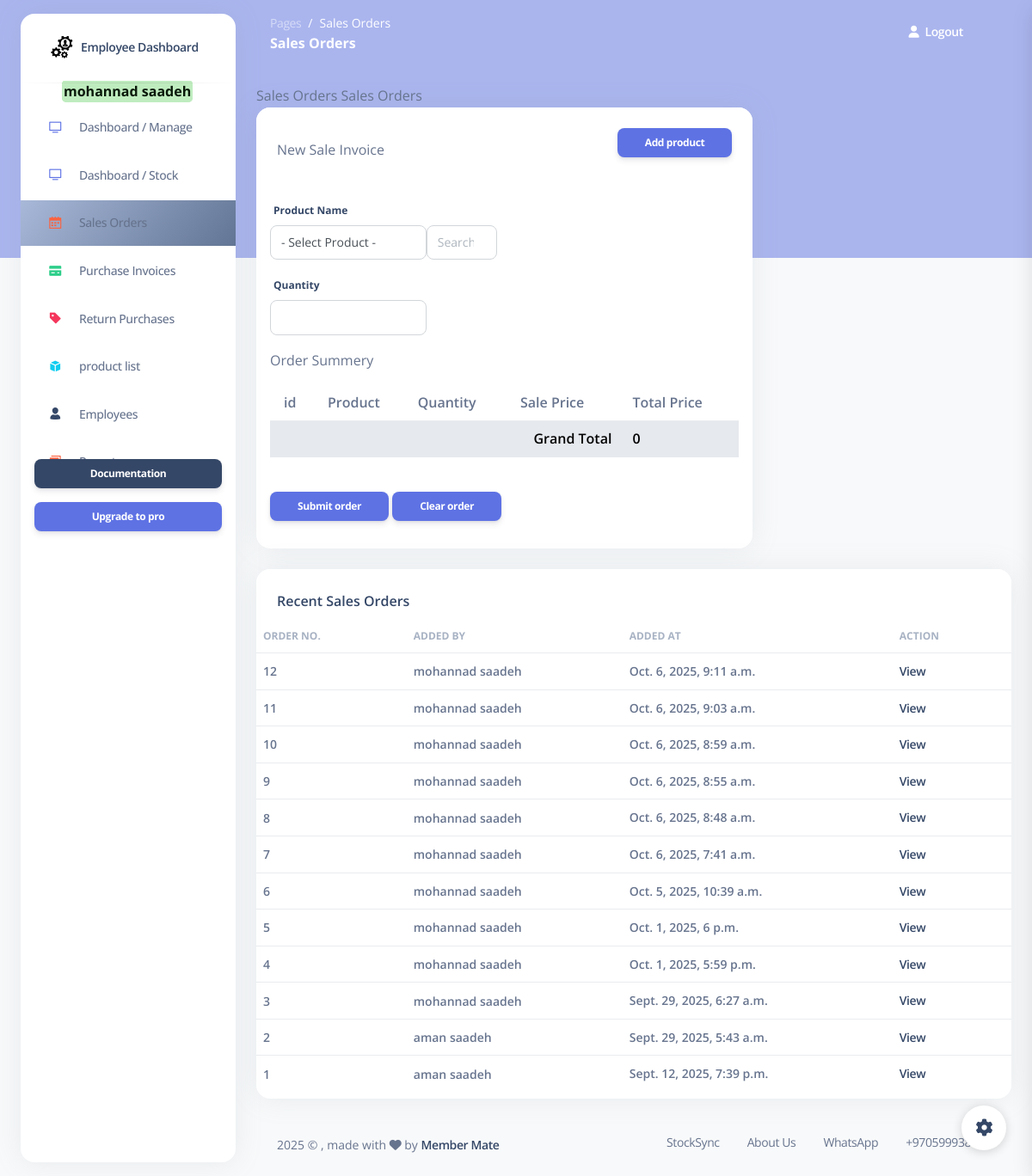
/sales (signed in), run on an earlier commit of the app's database.
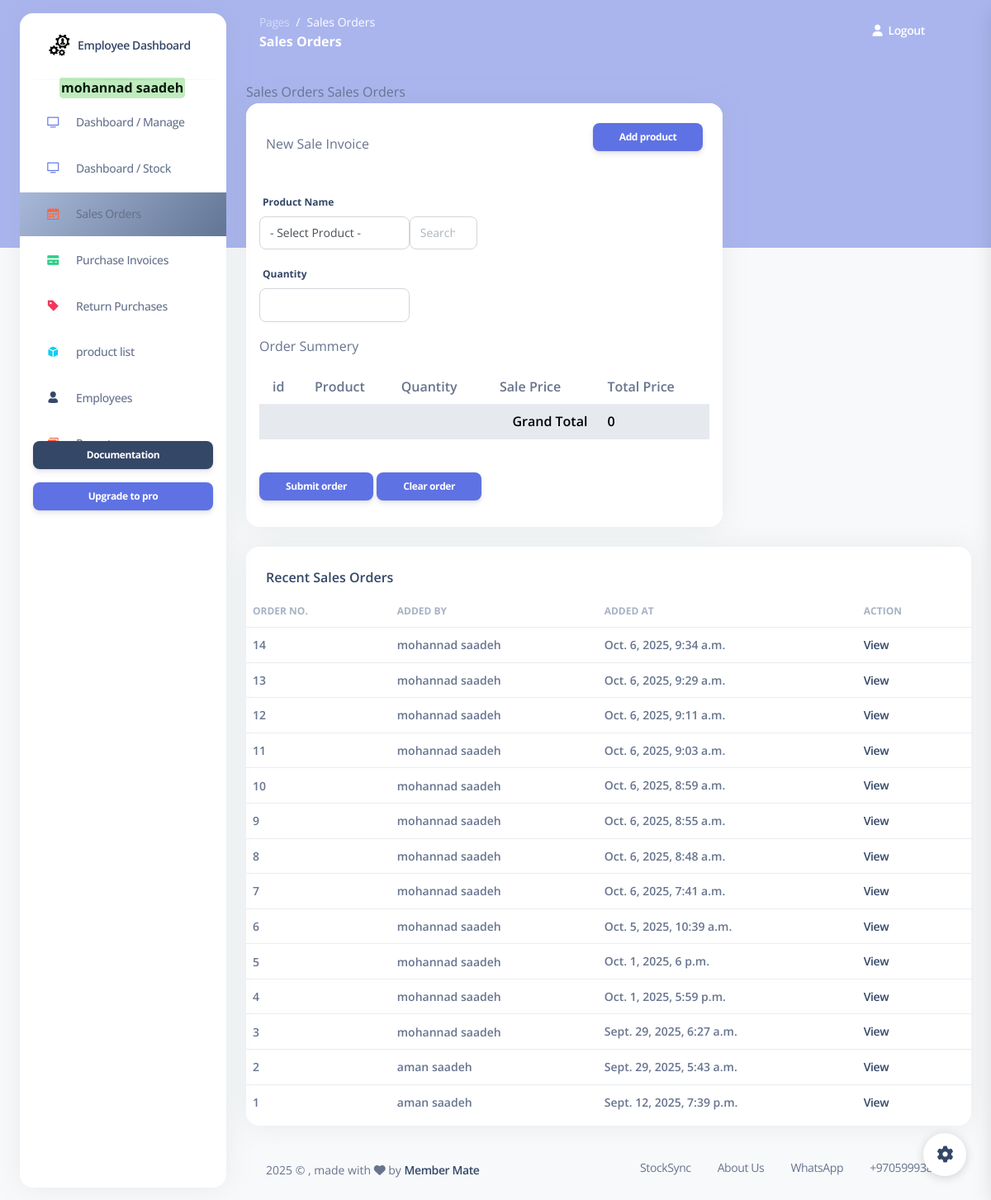
And on a later commit of the database.
### my_app/models.py (models this page shows)
class Employee(models.Model):
    first_name = models.CharField(max_length=255)
    last_name = models.CharField(max_length=255)
    email = models.EmailField(max_length=255)
    DOB = models.DateField()
    password = models.CharField(max_length=255)
    confirm_password = models.CharField(max_length=255)
    is_active = models.BooleanField(default=False)
    created_at = models.DateTimeField(auto_now_add=True)
    updated_at = models.DateTimeField(auto_now=True)
    objects = EmployeeManager()

class Sale_order(models.Model):
    employee = models.ForeignKey(Employee , related_name="sale_orders", on_delete=models.CASCADE) # RESTRICT  deleted >>  dont delete the item or ( default="Default", on_delete=models.SET_DEFAULT)
    total_amount = models.DecimalField(max_digits=10, decimal_places=2, default=0.00) #means the total amount of the order
    created_at = models.DateTimeField(auto_now_add=True)
    updated_at = models.DateTimeField(auto_now=True)
    objects = Sale_orderManager()

### my_app/views.py (the view)
# urls.py: path('sales', views.display_sales),
def display_sales(request):
    grand_total = sum(item.get('total_price', 0) for item in sale_order)
    context = {
            'sale_order': sale_order,
            'products': models.get_all_products(),
            'orders' : models.get_all_sales_orders(),
            'employee': models.get_employee_by_id(request.session['employee_id']),
            'grand_total': grand_total,
        }
    return render(request , 'sale_orders.html', context )

### my_app/models.py (called while the page is built)
def get_employee_by_id(id):
    return Employee.objects.get(id=id)

def get_all_products():
    return Product.objects.all()

def get_all_sales_orders():#--------------------------------------------Mai
    return Sale_order.objects.all().order_by('-created_at')

### my_app/templates/sale_orders.html (shortened to what this page needs)
{% extends 'layouts/base.html' %}
{% block content %}
{% block page_name %}Sales Orders{% endblock %}
{% block page_name2 %}Sales Orders{% endblock %}
<div class="row">
    <div class="col-8">
    <div class="card mb-4">
        <div class="card-header pb-0">
        <form action="/add_order_to_sale" method="post" id="add-form">
            <div class="d-flex align-items-center">
            <p class="mb-0 ">New Sale Invoice</p>
            <button class="btn btn-primary btn-sm ms-auto">Add product</button>
            </div>
        </div>
        <div class="card-body">
            <div class="row">
            <div class="col-md-6">
                <label for="example-text-input" class="form-control-label">Product Name</label>
                </div>
                <div class="btn-group ">
                <div class="col-md-4">
                    <div class="form-group">
                    <select id="results-box"   class="form-control" name="product_name">
                        <option value="- Select Product -">- Select Product -</option>
                        </select>
                    </div>
                </div>
                <div class="w-15 text-center">
                    <div id="search-form"   outocomplete = "off">
                        <input id="search-input" class="form-control me-2" type="search" placeholder="Search " aria-label="Search">
                    </div>
                </div>
                </div>
            </div>
            <div class="col-md-4">
                <div class="form-group">
                <label for="example-text-input" class="form-control-label">Quantity</label>
                <input class="form-control" type="number" name="quantity" >
                </div>
            </div>
            <form action="/submet_sale_order" method="post">
            <p>Order Summery</p>
            <table class="table">
                <tr >
                    <th class="ps-3">id</th>
                    <th class="ps-3">Product</th>
                    <th>Quantity</th>
                    <th class="ps-3">Sale Price</th>
                    <th class="ps-3">Total Price</th>
                </tr>
                <tr class="table-secondary fw-bold">
                  <td colspan="4" class="text-end">Grand Total</td>
                  <td class="ps-3">{{ grand_total }}</td>
                </tr>
            </table>
            <button type="submit" class="btn btn-primary btn-sm ms-auto mt-4">Submit order</button>
            <a href="/clear_sales_list" class="btn btn-primary btn-sm ms-auto mt-4">Clear order</a>
            </div>
    </div>
    </div>
</div>
<div class="row">
    <div class="col-12">
    <div class="card mb-4">
        <div class="card-header pb-0">
        <h6>Recent Sales Orders</h6>
        </div>
        <div class="card-body px-0 pt-0 pb-2">
        <div class="table-responsive p-0">
            <table class="table align-items-center justify-content-center mb-0">
            <thead>
                <tr>
                <th class="text-uppercase text-secondary text-xs font-weight-bolder opacity-7 ps-2">Order No.</th>
                <th class="text-uppercase text-secondary text-xs font-weight-bolder opacity-7 ps-2 ">Added by</th>
                <th class="text-uppercase text-secondary text-xs font-weight-bolder opacity-7 ps-2 ">Added at</th>
                <th class="text-uppercase text-secondary text-xs font-weight-bolder opacity-7 ps-2">Action</th>
                </tr>
            </thead>
            <tbody>
                {% for order in orders %}
                <tr>
                <td>
                    <p class="text-sm mb-0 font-weight-bold mb-0"> {{order.id}} </p>
                </td>
                <td>
                    <p class="text-sm mb-0 font-weight-bold mb-0"> {{order.employee.first_name}} {{order.employee.last_name}}</p>
                </td>
                <td>
                    <span class="text-sm mb-0 font-weight-bold">{{order.created_at}}</span>
                </td>
                <td>
                    <span class="text-sm  mb-0 font-weight-bold"><a href="/view_sale_order/{{order.id}}">View</a></span>
                </td>
                </tr>
                {% endfor %}
            </tbody>
            </table>
        </div>
        </div>
    </div>
    </div>
</div>
{% endblock content %}

### my_app/templates/layouts/base.html (shortened to what this page needs)
<!DOCTYPE html>
<html lang="en">
{% load static %}
<head>
        <link href="https://cdnjs.cloudflare.com/ajax/libs/font-awesome/6.5.1/css/all.min.css" rel="stylesheet" />
    <link href="{% static 'css/nucleo-icons.css'%}" rel="stylesheet" />
    <link href="{% static 'css/nucleo-svg.css'%}" rel="stylesheet" />
    <link href="https://cdnjs.cloudflare.com/ajax/libs/font-awesome/6.5.1/css/all.min.css" rel="stylesheet" />
    <link href="{% static 'css/nucleo-svg.css'%}" rel="stylesheet" />
    <link id="pagestyle" href="{% static 'css/argon-dashboard.css' %}" rel="stylesheet" />
    <nonscript><link rel="stylesheet" href="{% static 'css/argon-dashboard.css' %}"></nonscript>
    <link rel="stylesheet" href="{% static 'css/style.css' %}">
    </head>
    <body class="g-sidenav-show   bg-gray-100">
        {% include 'includes/aside.html' %}
        <main class="main-content position-relative border-radius-lg ">
            <nav class="navbar navbar-main navbar-expand-lg px-0 mx-4 shadow-none border-radius-xl " id="navbarBlur" data-scroll="false">
                <div class="container-fluid py-1 px-3">
                    <nav aria-label="breadcrumb">
                    <ol class="breadcrumb bg-transparent mb-0 pb-0 pt-1 px-0 me-sm-6 me-5">
                        <li class="breadcrumb-item text-sm"><a class="opacity-5 text-white" href="javascript:;">Pages</a></li>
                        <li class="breadcrumb-item text-sm text-white active" aria-current="page"> {% block page_name %}{% endblock %}</li>
                    </ol>
                    <h6 class="font-weight-bolder text-white mb-0"> {% block page_name2 %}{% endblock %}</h6>
                    </nav>
                        {% include 'includes/navigation_main.html' %}
                </div>
            </nav>
            <div class="container-fluid py-4">
                {% block content %}{% endblock content %}
                {% include 'includes/footer.html' %}
            </div>
        </main>
        {% include 'includes/fixed-plugin.html' %}
</body>
</html>

### my_app/templates/includes/aside.html (shortened to what this page needs)
<aside class="sidenav bg-white navbar navbar-vertical navbar-expand-xs border-0 border-radius-xl my-3 fixed-start ms-4 " id="sidenav-main">
    <div class="sidenav-header">
        <a class="navbar-brand m-0" target="_blank">
        <img src="static/img/logo.PNG" class="navbar-brand-img h-100" alt="main_logo">
        <span class="ms-1 font-weight-bold">Employee Dashboard</span>
        </a>
        <hr class="horizontal dark mt-0">
    </div>
    <div class="collapse navbar-collapse  w-auto " id="sidenav-collapse-main">
            <span class="nav-link-text ms-5">
                <b class="message_success" >{{employee.first_name}} {{employee.last_name}}</b>
            </span>
        <ul class="navbar-nav">
        <li class="nav-item {% if request.path == '/index'   %} bg-gradient-secondary {% endif %}">
            <a class="nav-link " href="/index">
            <div class="icon icon-shape icon-sm border-radius-md text-center me-2 d-flex align-items-center justify-content-center">
                <i class="ni ni-tv-2 text-primary text-sm opacity-10"></i>
            </div>
            <span class="nav-link-text ms-1">Dashboard / Manage</span>
            </a>
        </li>
        <li class="nav-item {% if request.path == '/employye_dashboard'   %} bg-gradient-secondary {% endif %}">
            <a class="nav-link " href="/employye_dashboard">
            <div class="icon icon-shape icon-sm border-radius-md text-center me-2 d-flex align-items-center justify-content-center">
                <i class="ni ni-tv-2 text-primary text-sm opacity-10"></i>
            </div>
            <span class="nav-link-text ms-1">Dashboard / Stock</span>
            </a>
        </li>
        <li class="nav-item {% if request.path == '/sales' or 'view_sale_order' in request.path %} bg-gradient-secondary {% endif %}">
            <a class="nav-link " href="/sales">
            <div class="icon icon-shape icon-sm border-radius-md text-center me-2 d-flex align-items-center justify-content-center">
                <i class="ni ni-calendar-grid-58 text-warning text-sm opacity-10"></i>
            </div>
            <span class="nav-link-text ms-1">Sales Orders</span>
            </a>
        </li>
        <li class="nav-item {% if request.path == '/purchases' or 'view_purchase_invoice' in request.path  %} bg-gradient-success {% endif %}">
            <a class="nav-link " href="/purchases">
            <div class="icon icon-shape icon-sm border-radius-md text-center me-2 d-flex align-items-center justify-content-center">
                <i class="ni ni-credit-card text-success text-sm opacity-10"></i>
            </div>
            <span class="nav-link-text ms-1">Purchase Invoices</span>
            </a>
        </li>
        <li class="nav-item {% if request.path == '/return_purchases' or 'view_return_invoice' in request.path  %} bg-gradient-danger {% endif %}">
            <a class="nav-link " href="/return_purchases">
            <div class="icon icon-shape icon-sm border-radius-md text-center me-2 d-flex align-items-center justify-content-center">
                <i class="ni ni-tag text-danger text-sm opacity-10"></i>
            </div>
            <span class="nav-link-text ms-1">Return Purchases</span>
            </a>
        </li>
        <li class="nav-item {% if request.path == '/products/' or 'products' in request.path %} bg-gradient-success {% endif %}">
            <a class="nav-link " href="/products">
            <div class="icon icon-shape icon-sm border-radius-md text-center me-2 d-flex align-items-center justify-content-center">
                <i class="ni ni-app text-info text-sm opacity-10"></i>
            </div>
            <span class="nav-link-text ms-1">product list</span>
            </a>
        </li>
        <li class="nav-item {% if request.path == '/employees'   %} bg-gradient-secondary {% endif %}">
            <a class="nav-link " href="/employees">
            <div class="icon icon-shape icon-sm border-radius-md text-center me-2 d-flex align-items-center justify-content-center">
                <i class="ni ni-single-02 text-dark text-sm opacity-10"></i>
            </div>
            <span class="nav-link-text ms-1">Employees</span>
            </a>
        </li>
        <li class="nav-item {% if request.path == '/employee_reports'   %} bg-gradient-secondary {% endif %}">
            <a class="nav-link " href="/employee_reports">
            <div class="icon icon-shape icon-sm border-radius-md text-center me-2 d-flex align-items-center justify-content-center">
                <i class="ni ni-single-copy-04 text-warning text-sm opacity-10"></i>
            </div>
            <span class="nav-link-text ms-1">Reports</span>
            </a>
        </li>
        </ul>
    </div>
    <div class="sidenav-footer mx-3 ">
        <a href="https://www.creative-tim.com/learning-lab/bootstrap/license/argon-dashboard" target="_blank" class="btn btn-dark btn-sm w-100 mb-3">Documentation</a>
        <a class="btn btn-primary btn-sm mb-0 w-100" href="https://www.creative-tim.com/product/argon-dashboard-pro?ref=sidebarfree" type="button">Upgrade to pro</a>
    </div>
</aside>

### my_app/templates/includes/navigation_main.html (shortened to what this page needs)
        <div class="collapse navbar-collapse mt-sm-0 mt-2 me-md-0 me-sm-4" id="navbar">
            <ul class="navbar-nav  justify-content-end">
            <li class="nav-item d-flex align-items-center">
                <a href="/emp_logout" class="nav-link text-white font-weight-bold px-0">
                <i class="fa fa-user me-sm-1"></i>
                <span class="d-sm-inline d-none">Logout</span>
                </a>
            </li>
            <li class="nav-item px-3 d-flex align-items-center">
            </li>
            <li class="nav-item dropdown pe-2 d-flex align-items-center">
                </ul>
        </div>

### my_app/templates/includes/footer.html (shortened to what this page needs)
<footer class="footer pt-3  ">
<div class="container-fluid">
    <div class="row align-items-center justify-content-lg-between">
    <div class="col-lg-6 mb-lg-0 mb-4">
        <div class="copyright text-center text-sm text-muted text-lg-start ">
            <span id="year"></span>
        © ,
        made with <i class="fa fa-heart"></i> by
        <a href="http://www.membrmate.com" class="font-weight-bold" target="_blank">Member Mate</a>
        </div>
    </div>
    <div class="col-lg-6">
        <ul class="nav nav-footer justify-content-center justify-content-lg-end">
        <li class="nav-item">
            <a class="nav-link text-muted" target="_blank">StockSync</a>
        </li>
        <li class="nav-item">
            <a href="/about_us" class="nav-link text-muted" target="_blank">About Us</a>
        </li>
        <li class="nav-item">
            <a  class="nav-link text-muted" target="_blank">WhatsApp</a>
        </li>
        <li class="nav-item">
            <a  class="nav-link pe-0 text-muted" target="_blank"> +970599938149</a>
        </li>
        </ul>
    </div>
    </div>
</div>
</footer>

### my_app/templates/includes/fixed-plugin.html (shortened to what this page needs)
<div class="fixed-plugin">
<a class="fixed-plugin-button text-dark position-fixed px-3 py-2">
    <i class="fa fa-cog py-2"> </i>
</a>
</div>

### my_app/templates/includes/scripts.html (shortened to what this page needs)
{% load static %}

### static/css/nucleo-svg.css (style rules this page uses)
.icon { display: inline-block; color: #111111; height: 1em; width: 1em; }
.icon-sm { height: 0.8em; width: 0.8em; }
.icon { fill: currentColor; stroke: none; }

### static/css/style.css (style rules this page uses)
.message_success { width: min-content; background-color: rgb(191, 236, 191); color: rgb(8, 24, 8); border: 2px solid rgb(191, 236, 191); border-radius: 5px; }

What changed in the data, as far as the page shows it:
added Sale_order: id "14", employee.first_name "mohannad", employee.last_name "saadeh", created_at "Oct. 6, 2025, 9:34 a.m."
added Sale_order: id "13", employee.first_name "mohannad", employee.last_name "saadeh", created_at "Oct. 6, 2025, 9:29 a.m."
